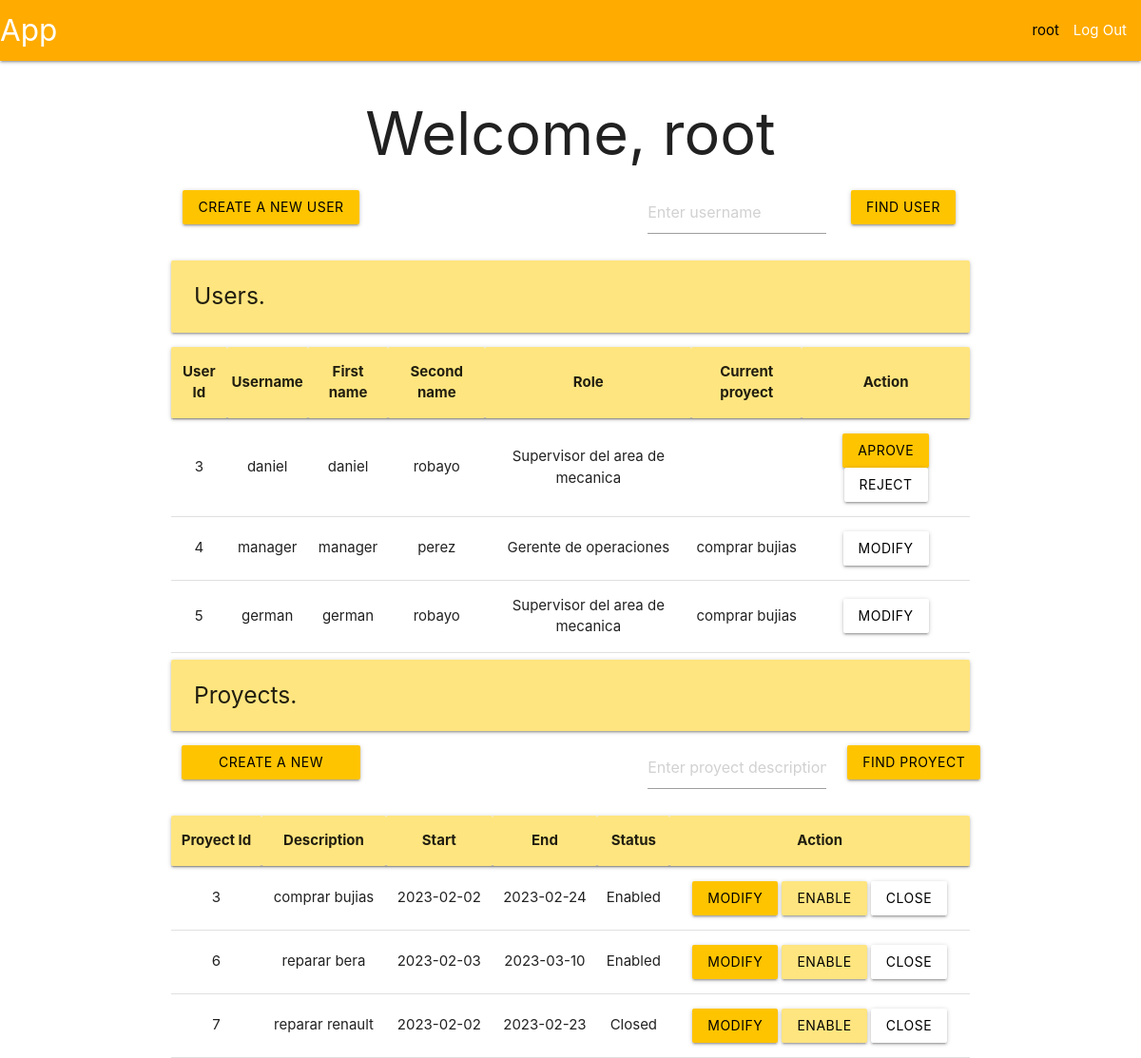
/root (signed in), run on the app's committed database.
### tables this page shows
CREATE TABLE user (
    id INTEGER PRIMARY KEY AUTOINCREMENT,
    username TEXT UNIQUE NOT NULL,
    firstname TEXT NOT NULL,
    secondname TEXT NOT NULL,
    password TEXT NOT NULL,
    role TEXT,
    proyId INTEGER,
    auth INTEGER
);

CREATE TABLE proyect (
    id INTEGER PRIMARY KEY AUTOINCREMENT,
    description TEXT UNIQUE NOT NULL,
    start DATE NOT NULL,
    end DATE NOT NULL,
    status INTEGER
);

### app/user.py (the view, shortened to what this page needs)
@bp.route('/root', methods=('POST', 'GET'))
@root_required
def root():
    db = get_db()
    users = db.execute(
        'SELECT id, username, firstname, secondname, role, proyId, auth FROM user WHERE role != ?',
        ('admin',)
    ).fetchall()
    proyectsAll = db.execute(
        'SELECT * FROM proyect',
    ).fetchall()
    return render_template('index/root/rootUser.html', users=utilities.dataForUserTable(users, proyectsAll), areProyects = proyectsAll != [], proyects = utilities.dataForProyectTable(proyectsAll))

### app/auth.py (called while the page is built)
@bp.before_app_request
def load_logged_in_user():
    user_id = session.get('user_id')
    if user_id is None:
        g.user = None
    else:
        g.user = get_db().execute(
            "SELECT * FROM user WHERE id = ?",
            (user_id,)
        ).fetchone()

def root_required(view):
    @functools.wraps(view)
    def wrapped_view(**kwargs):
        if g.user is None:
            return redirect(url_for('auth.login'))
        elif g.user['role'] != 'admin':
            return redirect(url_for('user.index'))
        return view(**kwargs)
    return wrapped_view

### app/db.py (called while the page is built)
def get_db():
    if 'db' not in g:
        g.db = sqlite3.connect(
            current_app.config['DATABASE'],
            detect_types = sqlite3.PARSE_DECLTYPES
        )
        g.db.row_factory = sqlite3.Row
    return g.db

### app/utilities.py (called while the page is built)
def dataForProyectTable(proyects):
    data = []
    for proyect in proyects:
        status = 'Closed'
        if proyect['status'] == 1:
            status = 'Enabled'
        data.append(
            {
                'id': proyect['id'],
                'description': proyect['description'],
                'start': proyect['start'],
                'end': proyect['end'],
                'status': status
            }
        )
    return data

### app/templates/index/root/rootUser.html (shortened to what this page needs)
{% extends 'base.html' %}
{% block header %}
  <h1>{% block title %}Welcome, {{ g.user['username'] }}{% endblock %}</h1>
{% endblock %}
{% block content %}
<div class="row">
  {% if areProyects %}
  <form method="POST">
    <div class="col s3">
      <button class="btn waves-effect waves-ligth amber accent-3 black-text" type="submit" value="create" name="create">Create a new user</button>
    </div>
  </form>
  <form method="POST">
    <div class="col s3 offset-s4">
      <input placeholder="Enter username" name="find-user" id="username">
    </div>
    <div class="col s2">
      <input class="btn waves-effect waves-ligth amber accent-3 black-text" type="submit" value="Find user">
    </div>
  </form>
    {% endif %}
</div>
<div class="left-align">
  <h5 class="card-panel amber accent-1">Users.</h5>
</div>
<table class="centered">
  <thead class="card-panel amber accent-1">
    <tr>
      <th>User Id</th>
      <th>Username</th>
      <th>First name</th>
      <th>Second name</th>
      <th>Role</th>
      <th>Current proyect</th>
      <th>Action</th>
    </tr>
  </thead>
  <tbody>
    {% for user in users %}
      <tr>
        <td>{{ user['id'] }}</td>
        <td>{{ user['username']}}</td>
        <td>{{ user['firstname'] }}</td>
        <td>{{ user['secondname'] }}</td>
        <td>{{ user['role'] }}</td>
        <td>{{ user['proyect'] }}</td>
        <td>
          <form method="POST">
            {% if user['auth'] == 0 %}
              {% if areProyects %}
              <button class="btn waves-effect waves-ligth amber accent-3 black-text" type="submit" name="aprove" value="{{ user['id'] }}">Aprove</button>
              {% endif %}
            <button class="btn waves-effect waves-ligth white black-text" type="submit" name="reject" value="{{ user['id'] }}">Reject</button>
            {% else %}
            <button class="btn waves-effect waves-ligth white black-text" type="submit" name="modify-user" value="{{ user['id'] }}">Modify</button>
            {% endif %}
          </form>
        </td>
      </tr>
    {% endfor %}
  </tbody>
</table>
<div class="left-align">
    <h5 class="card-panel amber accent-1">Proyects.</h5>
</div>
<div class="row">
  <form method="POST">
    <div class="col s3">
      <button class="btn waves-effect waves-ligth amber accent-3 black-text" type="submit" value="proyect" name="proyect">Create a new proyect</button>
    </div>
  </form>
  <form method="POST">
    <div class="col s3 offset-s4">
      <input placeholder="Enter proyect description" name="find-proyect" id="proyect">
    </div>
    <div class="col s2">
      <input class="btn waves-effect waves-ligth amber accent-3 black-text" type="submit" value="Find proyect">
    </div>
  </form>
</div>
<table class="centered">
    <thead class="card-panel amber accent-1">
      <tr>
        <th>Proyect Id</th>
        <th>Description</th>
        <th>Start</th>
        <th>End</th>
        <th>Status</th>
        <th>Action</th>
      </tr>
    </thead>
    <tbody>
      {% for proyect in proyects %}
        <tr>
          <td>{{ proyect['id'] }}</td>
          <td>{{ proyect['description']}}</td>
          <td>{{ proyect['start'] }}</td>
          <td>{{ proyect['end'] }}</td>
          <td>{{ proyect['status'] }}</td>
          <td>
            <form method="POST">
                <button class="btn waves-effect waves-ligth amber accent-3 black-text" type="submit" name="modify-proyect" value="{{ proyect['id'] }}">Modify</button>
                <button class="btn waves-effect waves-ligth amber accent-1 black-text" type="submit" name="enable-proyect" value="{{ proyect['id'] }}">Enable</button>
                <button class="btn waves-effect waves-ligth white black-text" type="submit" name="close-proyect" value="{{ proyect['id'] }}">Close</button>
            </form>
          </td>
        </tr>
      {% endfor %}
    </tbody>
  </table>
{% endblock %}

### app/templates/base.html (shortened to what this page needs)
<!DOCTYPE html>
<link rel="stylesheet" href="{{ url_for('static', filename='materialize.css') }}">
<link rel="stylesheet" href="{{ url_for('static', filename='style.css') }}">
<nav>
    <div class="nav-wrapper amber accent-4">
      <a href="#" class="brand-logo">App</a>
      <ul class="right hide-n black-text text-black">
        {% if g.user %}
            <li><span>{{ g.user['username'] }}</span>
            <li><a href="{{ url_for('auth.logout') }}">Log Out</a>
        {% else %}
            <li><a href="{{ url_for('auth.register') }}">Register</a>
            <li><a href="{{ url_for('auth.login') }}">Log In</a>
        {% endif %}
      </ul>
    </div>
</nav>
<section class="content container center-align">
    <header>
        {% block header %}{% endblock %}
    </header>
    {% block content %}{% endblock %}
</section>

### data on the page
user: user.username "root"
user: id "3", username "daniel", firstname "daniel", secondname "robayo", role "Supervisor del area de mecanica"
user: username "manager", firstname "manager", secondname "perez"
proyect: proyect "comprar bujias" "comprar bujias", id "3", description "comprar bujias", start "2023-02-02", end "2023-02-24", status "Enabled"
user: username "german", firstname "german", secondname "robayo"
proyect: id "6", description "reparar bera", start "2023-02-03", end "2023-03-10", status "Enabled"
proyect: id "7", description "reparar renault", start "2023-02-02", end "2023-02-23", status "Closed"

### other printed values
{{ user['id'] }} "4" "5"
{{ user['role'] }} "Gerente de operaciones" "Supervisor del area de mecanica"
